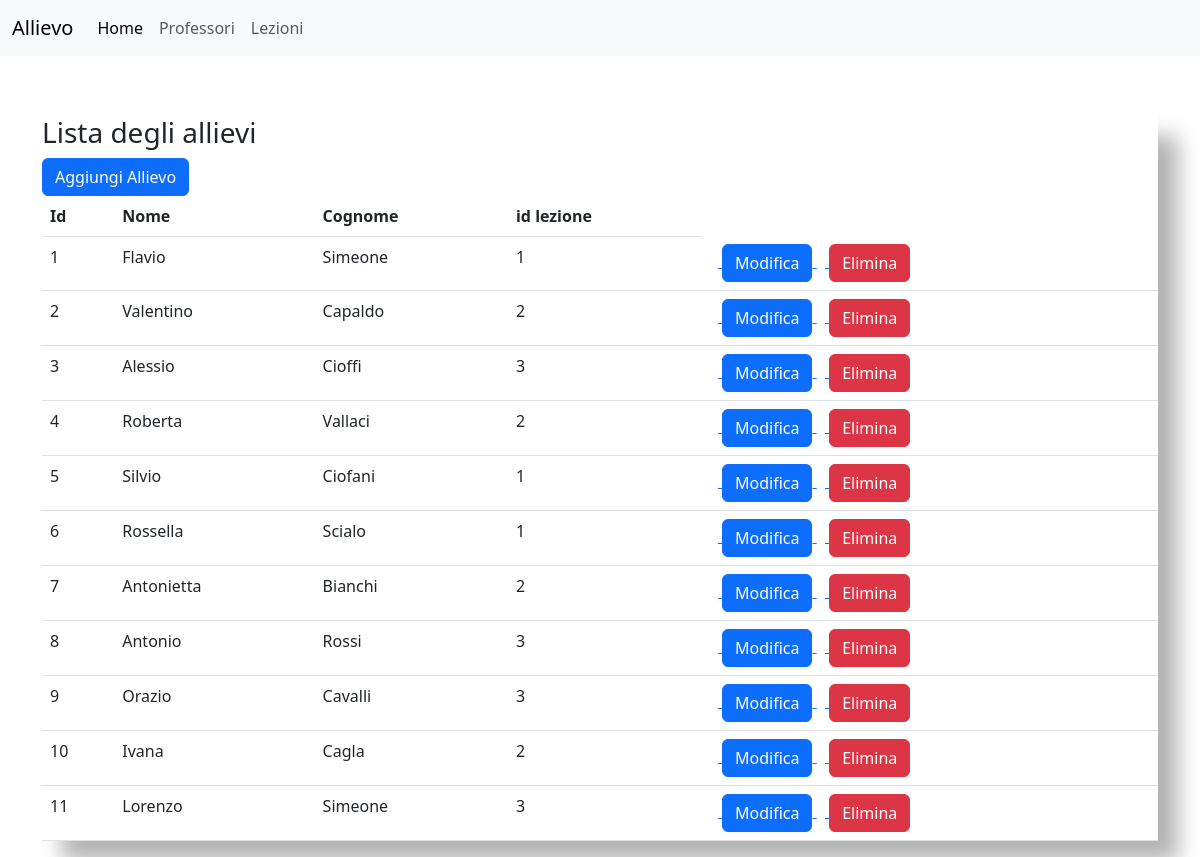
/allievi_tab.php, run on the app's committed database.
### tables this page shows
CREATE TABLE `allievi` (
  `id` int(11) NOT NULL,
  `nome` varchar(25) NOT NULL,
  `cognome` varchar(25) NOT NULL,
  `idlezione` int(11) NOT NULL
);

### allievi_tab.php (the view, shortened to what this page needs)
<?php
include  'dbconnection.php';
?>
  <!DOCTYPE html>
    <html lang="en">
    <head>
        <link href="https://cdn.jsdelivr.net/npm/bootstrap@5.3.0-alpha1/dist/css/bootstrap.min.css" rel="stylesheet">
    </head>
    <body>
    <nav class="navbar navbar-expand-lg bg-body-tertiary">
    <div class="container-fluid">
      <a class="navbar-brand" href="#">Allievo</a>
      <div class="collapse navbar-collapse" id="navbarSupportedContent">
        <ul class="navbar-nav me-auto mb-2 mb-lg-0">
          <li class="nav-item">
            <a class="nav-link active" aria-current="page" href="index.php">Home</a>
          </li>
          <li class="nav-item">
            <a class="nav-link" href="professore_tab.php">Professori</a>
          </li>
          <li class="nav-item">
            <a class="nav-link" href="lezioni_tab.php">Lezioni</a>
          </li>
        </ul>
      </div>
    </div>
  </nav>
  <div class="container">
    <div class="row centered-form">
      <div class="col-lg-12 ">
        <div class="panel panel-default">
          <div class="panel-heading">
            <h3 class="panel-title">Lista degli allievi</h3> </div>
          <div class="panel-body">
            <table class="table table-hover">
            <a href="allievi_insert_front.php"><button class="btn btn-primary btn-xs">Aggiungi Allievo</button></a>
              <thead>
                <tr>
                  <th>Id</th>
                  <th>Nome</th>
                  <th>Cognome</th>
                  <th>id lezione</th>
                </tr>
              </thead>
              <tbody>
                <?php
                      $sql ="SELECT id, nome, cognome, idlezione FROM allievi";
                      $query= $dbconnection -> prepare($sql);
                      $query-> execute();
                      $results = $query -> fetchAll(PDO::FETCH_OBJ);
                      $cnt=1;
                      if($query -> rowCount() > 0)
                      {
                      foreach($results as $result)
                      {
                      ?>
                  <tr>
                    <td><?php echo($cnt);?></td>
                    <td><?php echo htmlentities($result->nome);?></td>
                    <td><?php echo htmlentities($result->cognome);?></td>
                    <td><?php echo htmlentities($result->idlezione);?></td>
                    <td>&nbsp;&nbsp;<a href="allievi_update_front.php?id=<?php echo htmlentities($result->id);?>">
                    <button class="btn btn-primary btn-xs">Modifica</button>
                  </a>&nbsp;&nbsp;<a href="allievi_delete.php?del=<?php echo htmlentities($result->id);?>">
                  <button class="btn btn-danger btn-xs" onClick="return confirm('Do you really want to delete');">Elimina</button></a></td>
                  </tr>
                  <?php  $cnt=$cnt+1; } } ?>
              </tbody>
            </table>
          </div>
        </div>
      </div>
    </div>
  </div>
</body>
</html>

### allievi_tab.php (style rules this page uses)
body { background-color: #fff; }
.centered-form { margin-top: 60px; }
.centered-form .panel { background: rgba(255, 255, 255, 0.8); box-shadow: rgba(0, 0, 0, 0.3) 20px 20px 20px; }

### data on the page
allievi: nome "Flavio", cognome "Simeone", idlezione "1"
allievi: nome "Valentino", cognome "Capaldo", idlezione "2"
allievi: nome "Alessio", cognome "Cioffi", idlezione "3"
allievi: nome "Roberta", cognome "Vallaci", idlezione "2"
allievi: nome "Silvio", cognome "Ciofani", idlezione "1"
allievi: nome "Rossella", cognome "Scialo", idlezione "1"
allievi: nome "Antonietta", cognome "Bianchi", idlezione "2"
allievi: nome "Antonio", cognome "Rossi", idlezione "3"
allievi: nome "Orazio", cognome "Cavalli", idlezione "3"
allievi: nome "Ivana", cognome "Cagla", idlezione "2"
allievi: nome "Lorenzo", cognome "Simeone", idlezione "3"
